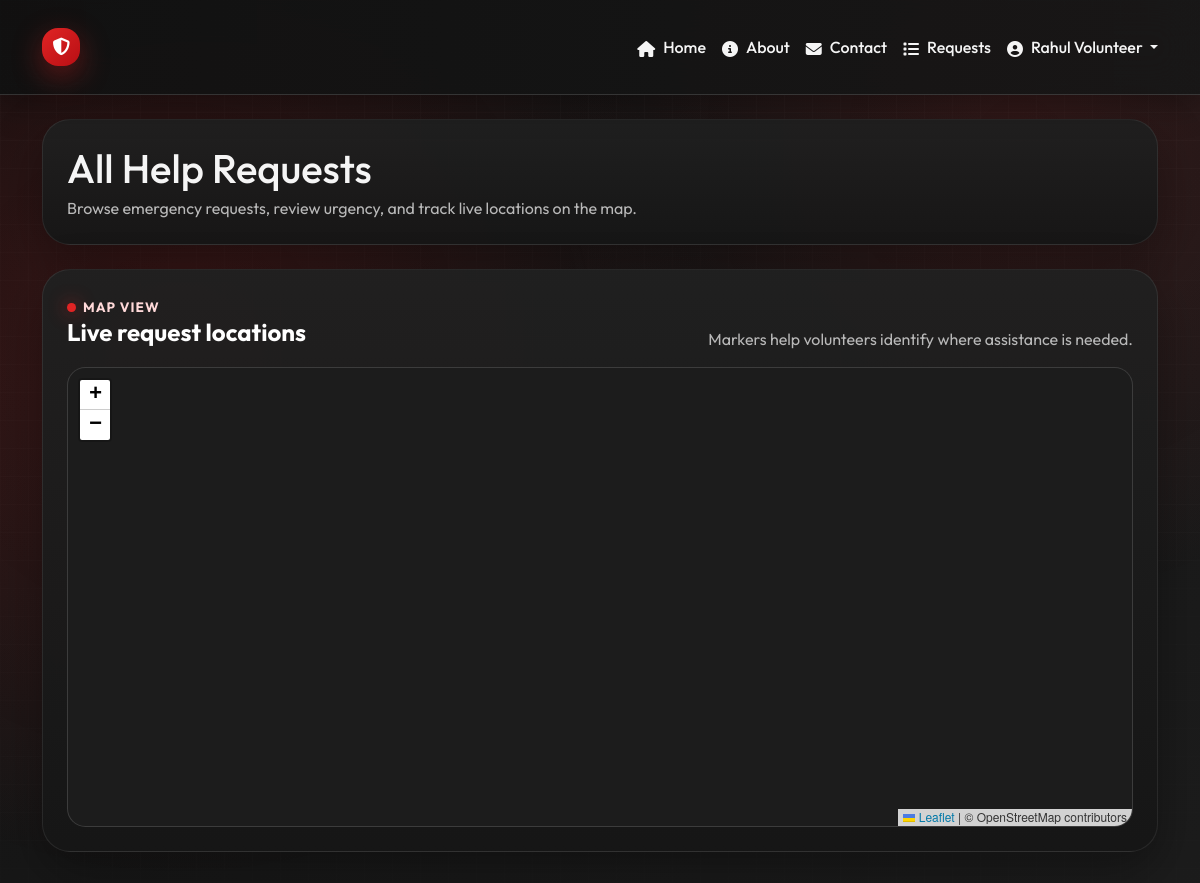
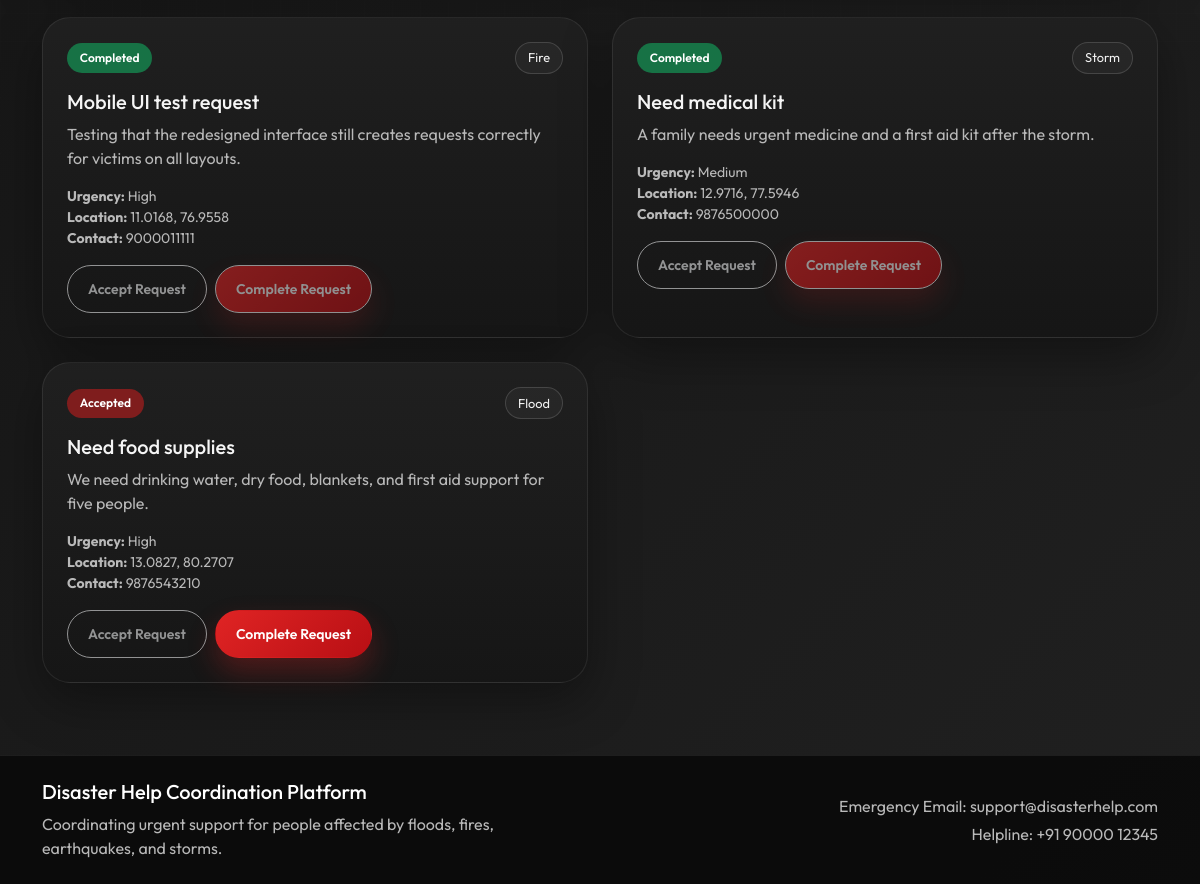
The app's page /requests (signed in), older data (2 pictures, top to bottom).
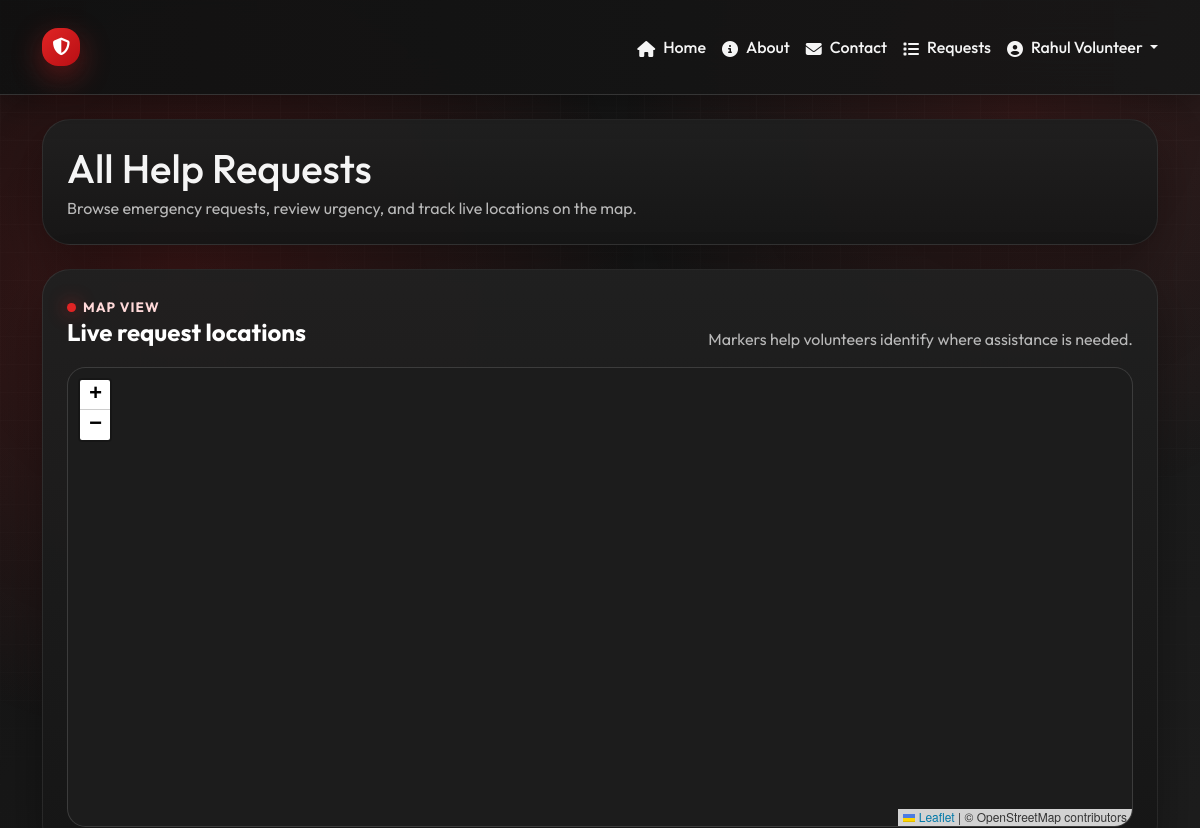
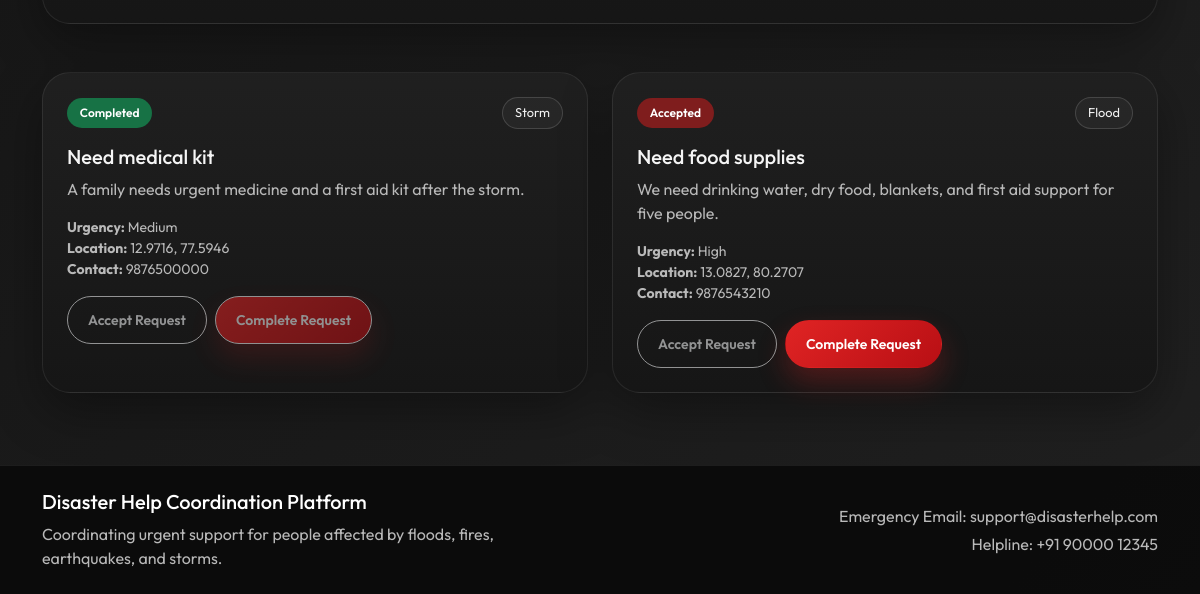
The same page, newer data (2 pictures, top to bottom).
### models.py (models this page shows)
class Request(db.Model):
    __tablename__ = "requests"
    id = db.Column(db.Integer, primary_key=True)
    title = db.Column(db.String(150), nullable=False)
    description = db.Column(db.Text, nullable=False)
    disaster_type = db.Column(db.String(30), nullable=False)
    urgency = db.Column(db.String(20), nullable=False)
    latitude = db.Column(db.Float, nullable=False)
    longitude = db.Column(db.Float, nullable=False)
    contact = db.Column(db.String(20), nullable=False)
    status = db.Column(db.String(20), nullable=False, default="Pending")
    created_at = db.Column(db.DateTime, nullable=False, default=datetime.utcnow)
    created_by = db.Column(db.Integer, db.ForeignKey("users.id"), nullable=False)
    volunteer_actions = db.relationship(
        "VolunteerAction",
        backref="request",
        lazy=True,
        cascade="all, delete-orphan",
    )

### app.py (the view)
@app.route("/requests")
@login_required
def view_requests():
    requests_data = Request.query.order_by(Request.created_at.desc()).all()
    volunteer_actions = {}
    if current_user.role == "Volunteer":
        volunteer_actions = {
            action.request_id: action
            for action in VolunteerAction.query.filter_by(volunteer_id=current_user.id).all()
        }
    return render_template(
        "view_requests.html",
        requests_data=requests_data,
        volunteer_actions=volunteer_actions,
    )

### app.py (called while the page is built)
@login_manager.user_loader
def load_user(user_id):
    return User.query.get(int(user_id))

@app.context_processor
def inject_helpers():
    def badge_class(status):
        status_map = {
            "Pending": "warning",
            "Accepted": "primary",
            "Completed": "success",
        }
        return status_map.get(status, "secondary")
    return {"badge_class": badge_class}

### templates/view_requests.html (shortened to what this page needs)
{% extends "base.html" %}
{% block content %}
<section class="mb-4">
    <div class="dashboard-header">
        <div>
            <h1 class="mb-1">All Help Requests</h1>
            <p class="mb-0 dashboard-copy">Browse emergency requests, review urgency, and track live locations on the map.</p>
        </div>
    </div>
</section>
<section class="mb-5">
    <div class="content-card map-shell">
        <div class="section-heading mb-3">
            <div>
                <span class="section-kicker">Map View</span>
                <h2 class="section-title h4 mb-1">Live request locations</h2>
            </div>
            <p class="section-copy mb-0">Markers help volunteers identify where assistance is needed.</p>
        </div>
        <div
            id="requests-map"
            class="map-box map-large"
            data-mode="viewer"
            data-source="{{ url_for('map_data') }}"
        ></div>
    </div>
</section>
<section>
    <div class="row g-4">
        {% for item in requests_data %}
            <div class="col-lg-6">
                <div class="request-card h-100">
                    <div class="card-topline">
                        <span class="badge text-bg-{{ badge_class(item.status) }}">{{ item.status }}</span>
                        <span class="chip-label">{{ item.disaster_type }}</span>
                    </div>
                    <h3 class="h5">{{ item.title }}</h3>
                    <p class="card-copy">{{ item.description }}</p>
                    <div class="small card-meta mb-3">
                        <div><strong>Urgency:</strong> {{ item.urgency }}</div>
                        <div><strong>Location:</strong> {{ item.latitude }}, {{ item.longitude }}</div>
                        <div><strong>Contact:</strong> {{ item.contact }}</div>
                    </div>
                    {% if current_user.role == "Volunteer" %}
                        <div class="d-flex flex-wrap gap-2">
                            {% set action = volunteer_actions.get(item.id) %}
                            <form method="POST" action="{{ url_for('accept_request', request_id=item.id) }}">
                                <button type="submit" class="btn btn-outline-light btn-sm" {% if item.status == 'Completed' or action %}disabled{% endif %}>Accept Request</button>
                            </form>
                            <form method="POST" action="{{ url_for('complete_request', request_id=item.id) }}">
                                <button type="submit" class="btn btn-accent btn-sm" {% if not action or item.status == 'Completed' %}disabled{% endif %}>Complete Request</button>
                            </form>
                        </div>
                    {% endif %}
                </div>
            </div>
        {% endfor %}
    </div>
</section>
{% endblock %}

### templates/base.html (shortened to what this page needs)
<!DOCTYPE html>
<html lang="en">
<head>
    <link href="https://cdn.jsdelivr.net/npm/bootstrap@5.3.3/dist/css/bootstrap.min.css" rel="stylesheet">
    <link rel="stylesheet" href="https://cdnjs.cloudflare.com/ajax/libs/font-awesome/6.4.0/css/all.min.css">
    <link rel="stylesheet" href="https://unpkg.com/leaflet@1.9.4/dist/leaflet.css">
    <link rel="stylesheet" href="{{ url_for('static', filename='css/style.css') }}">
</head>
<body>
    <div class="bg-orb orb-one"></div>
    <div class="bg-orb orb-two"></div>
    <div class="bg-grid"></div>
    <nav class="navbar navbar-expand-lg navbar-dark sticky-top premium-navbar">
        <div class="container">
            <a class="navbar-brand fw-bold brand-wrapper" href="{{ url_for('home') }}">
                <span class="brand-mark">
                    <i class="fas fa-shield-alt"></i>
                </span>
            </a>
            <div class="collapse navbar-collapse" id="mainNavbar">
                <ul class="navbar-nav ms-auto align-items-lg-center gap-lg-3">
                    <li class="nav-item">
                        <a class="nav-link nav-link-animated" href="{{ url_for('home') }}">
                            <i class="fas fa-home me-2"></i>Home
                        </a>
                    </li>
                    <li class="nav-item">
                        <a class="nav-link nav-link-animated" href="{{ url_for('about') }}">
                            <i class="fas fa-info-circle me-2"></i>About
                        </a>
                    </li>
                    <li class="nav-item">
                        <a class="nav-link nav-link-animated" href="{{ url_for('contact') }}">
                            <i class="fas fa-envelope me-2"></i>Contact
                        </a>
                    </li>
                    <li class="nav-item">
                        <a class="nav-link nav-link-animated" href="{{ url_for('view_requests') }}">
                            <i class="fas fa-list me-2"></i>Requests
                        </a>
                    </li>
                    {% if current_user.is_authenticated %}
                        <li class="nav-item dropdown">
                            <a class="nav-link nav-link-animated dropdown-toggle" href="#" id="userDropdown" role="button" data-bs-toggle="dropdown">
                                <i class="fas fa-user-circle me-2"></i>{{ current_user.name }}
                            </a>
                        </li>
                    {% endif %}
                </ul>
            </div>
        </div>
    </nav>
    <main class="page-shell">
        <div class="container py-4">
            {% block content %}{% endblock %}
        </div>
    </main>
    <footer class="footer-section mt-5">
        <div class="container py-4">
            <div class="row g-4 align-items-center">
                <div class="col-md-6">
                    <h5 class="mb-2">Disaster Help Coordination Platform</h5>
                    <p class="mb-0 text-footer">Coordinating urgent support for people affected by floods, fires, earthquakes, and storms.</p>
                </div>
                <div class="col-md-6 text-md-end">
                    <p class="mb-1 text-footer">Emergency Email: support@disasterhelp.com</p>
                    <p class="mb-0 text-footer">Helpline: +91 90000 12345</p>
                </div>
            </div>
        </div>
    </footer>
</body>
</html>

Row changes from the older to the newer data that the page shows:
removed Request: status "Completed", disaster_type "Fire", title "Mobile UI test request", description "Testing that the redesigned interface still creates requests correctly for victims on all layouts.", urgency "High", latitude "11.0168", longitude "76.9558", contact "9000011111"
